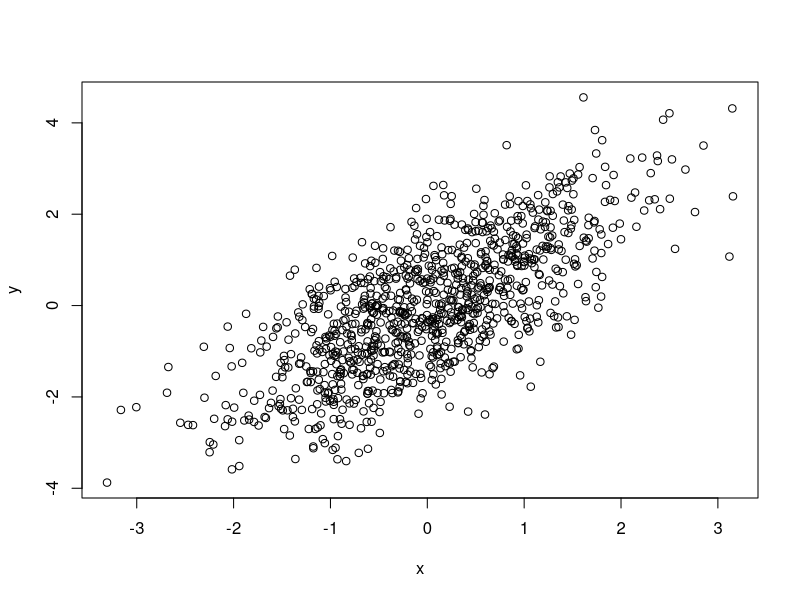
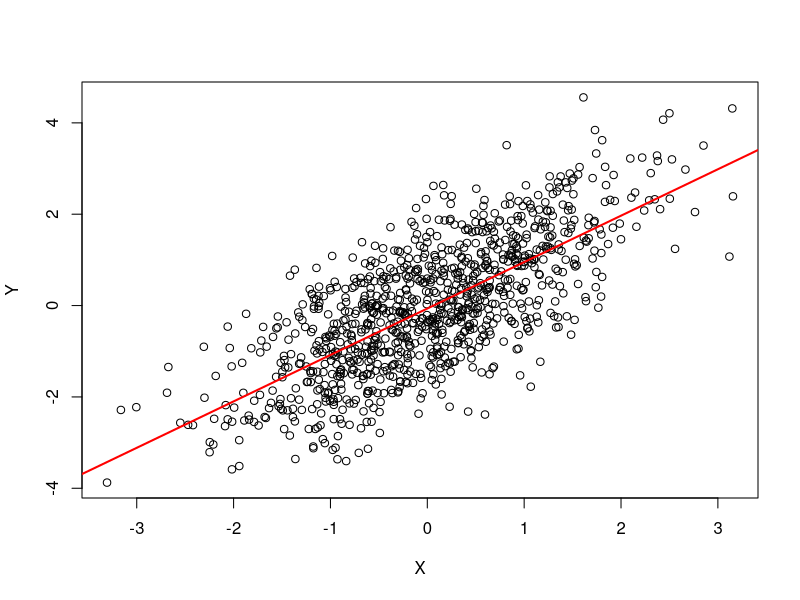
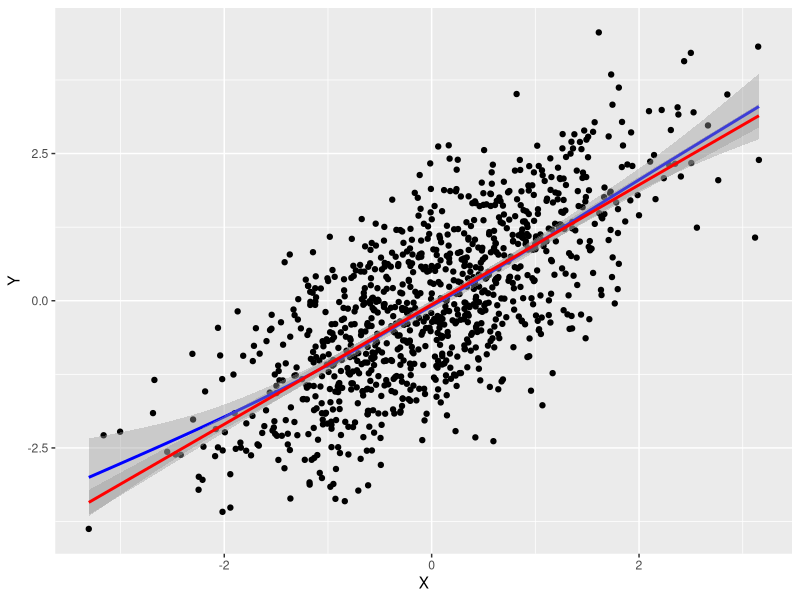

Source code (R) for these figures, in order:
## ---- chunk 1
options(width=100)
knitr::opts_chunk$set(
    eval=as.logical(Sys.getenv("KNITR_EVAL", "TRUE")),
    cache=as.logical(Sys.getenv("KNITR_CACHE", "TRUE")))
## ---- chunk 2
suppressPackageStartupMessages({
    library(ggplot2)
})
## ---- chunk 3
x <- rnorm(1000)
y <- x + rnorm(1000)
plot(y ~ x)
## ---- chunk 4
df <- data.frame(Y = y, X = x)
fit <- lm(Y ~ X, df)
plot(Y ~ X, df)
abline(fit, col="red", lwd=2)
anova(fit)
## ---- chunk 5
library(ggplot2)
ggplot(df, aes(x=X, y=Y)) + geom_point() + geom_smooth(color="blue") +
    geom_smooth(method="lm", color="red")
## ---- chunk 6
sessionInfo()
